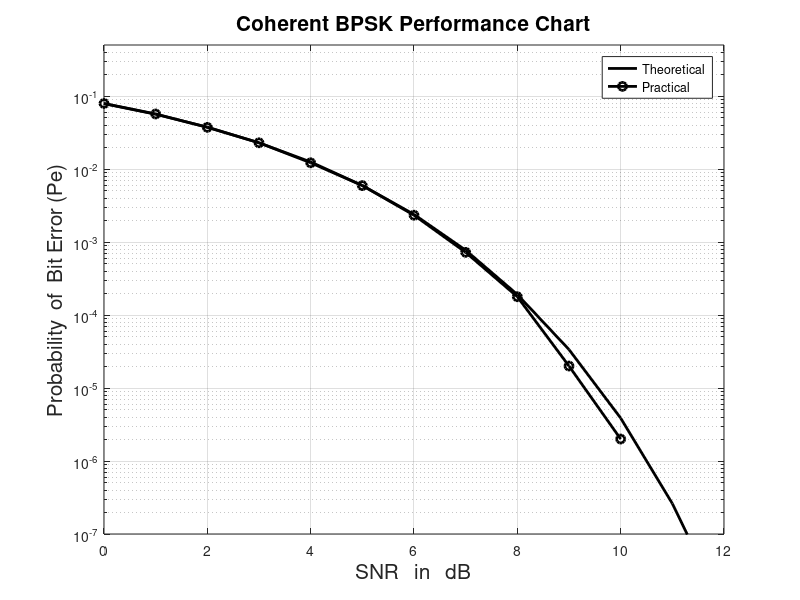

Write the MATLAB code that produced this figure.
% Performance evaluation of BPSK
clear all;clc;tic;
noiter=500; % no of iterations
seq_length=1000; % no of bits to be transmitted

for loop=1:noiter,    
    
    seq=randint(1,seq_length); % sequence of 0's and 1's
    seq=2*seq-1;            % Antipodal mapper (-1 and 1)
    
    Eb=1; % Energy per bit in V
    SNR=0:1:12; % range of SNR we want to perfrom 
    No=Eb./10.^(SNR/10);   % Noise variance values SNR=10*log10(Eb/No)
    
    % Generation of PAM signal
    
    for i=1:length(No),
        TRANSsignal(i,:)=seq;
        % Noise generation
        noi=randn(1,length(TRANSsignal)); %zero mean unit variance Gaussina noise
        noise=sqrt(No(i)/2)*noi; % Converting the variance to (no/2) from 1
        RECEIVEDsignal(i,:)=TRANSsignal(i,:)+noise; % Signal + Noise
        z(i,:)=RECEIVEDsignal(i,:) > 0;     % Decision Threshold = 0 ;
        z1(i,:)=(2*z(i,:))-1;
        number=(seq==z1(i,:)); %Counting the errors. 
        pe(loop,i)=(seq_length-sum(number))/seq_length;
        
    end
    fprintf('Finished %d Iteration for %d bits  in %f seconds  \n',loop,seq_length,toc);
end

ensemble_avg=mean(pe); % average Probability of Error

figure,hnd=semilogy(SNR,0.5*erfc(sqrt((Eb./No))),'k',SNR,(ensemble_avg),'ko-');grid;
set(hnd(1),'linewidth',2);
set(hnd(2),'linewidth',2);
legend('Theoretical','Practical');
axis([0 12 10e-8 0.5]);

hnd=title('Coherent BPSK Performance Chart');
set(hnd,'fontsize',15);
hnd=xlabel(' SNR   in   dB ');
set(hnd,'fontsize',15);
hnd=ylabel('  Probability  of  Bit Error (Pe)  ');
set(hnd,'fontsize',15);
